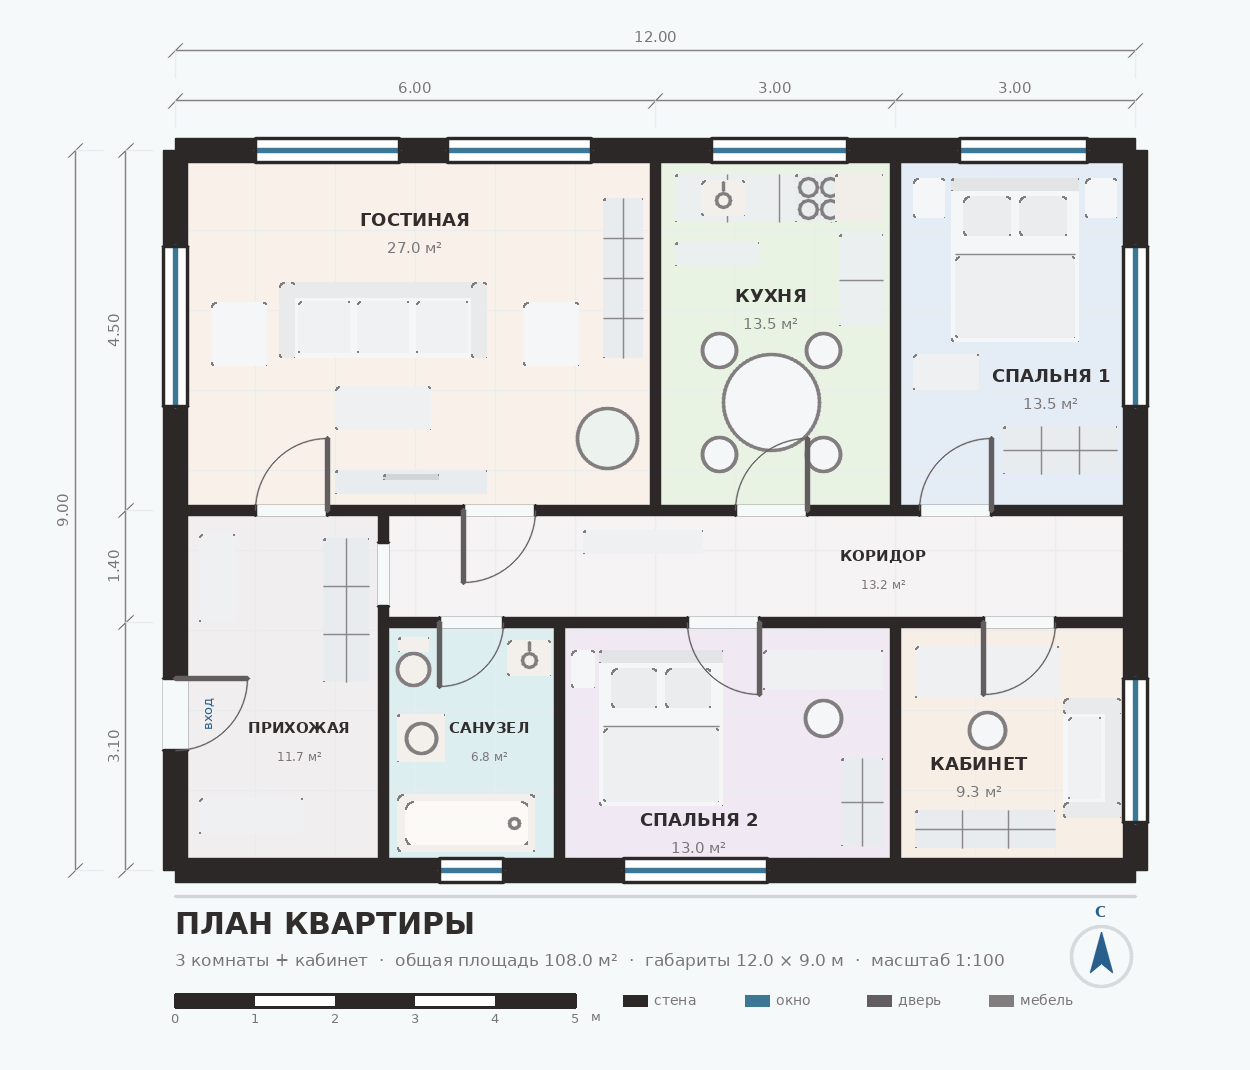

This figure's Python source:
"""
Генератор плана квартиры на OpenCV.

Вся геометрия (стены, двери, окна, мебель, размерные линии) рисуется
средствами OpenCV. Pillow используется только для растеризации кириллических
подписей, потому что шрифты Hershey в cv2.putText не содержат кириллицы
(модуль cv2.freetype в сборках opencv-python отсутствует).

Запуск:  python3 apartment_plan.py [-o apartment_plan.png]
"""

import argparse

import cv2
import numpy as np

# --------------------------------------------------------------------------
# Масштаб и геометрия холста
# --------------------------------------------------------------------------
S = 80                      # пикселей на метр (масштаб 1:100 при ~80 dpi)
FLAT_W, FLAT_H = 12.0, 9.0  # габариты квартиры в метрах

MARGIN_L, MARGIN_T = 175, 150
MARGIN_R, MARGIN_B = 115, 200

CANVAS_W = int(MARGIN_L + FLAT_W * S + MARGIN_R)
CANVAS_H = int(MARGIN_T + FLAT_H * S + MARGIN_B)

W_EXT = 0.30                # толщина наружных стен, м
W_INT = 0.12                # толщина внутренних перегородок, м

# --------------------------------------------------------------------------
# Палитра (BGR)
# --------------------------------------------------------------------------
BG = (250, 249, 246)
WALL = (40, 40, 44)
GRID = (238, 236, 232)
FURN_LINE = (128, 126, 130)
FURN_FILL = (247, 246, 244)
DIM = (120, 118, 122)
DOOR = (95, 93, 98)
WINDOW = (150, 120, 60)
TEXT_MAIN = (45, 45, 50)
TEXT_SUB = (120, 118, 122)
ACCENT = (140, 95, 40)

ROOM_COLORS = {
    "living": (233, 240, 248),
    "kitchen": (228, 243, 233),
    "bed1": (245, 236, 228),
    "bed2": (243, 233, 240),
    "bath": (240, 238, 220),
    "hall": (238, 238, 240),
    "corr": (243, 243, 245),
    "office": (229, 238, 247),
}


# --------------------------------------------------------------------------
# Преобразование координат: метры -> пиксели
# --------------------------------------------------------------------------
def px(x, y):
    return int(round(MARGIN_L + x * S)), int(round(MARGIN_T + y * S))


def pxl(v):
    """Длина в метрах -> длина в пикселях."""
    return int(round(v * S))


# --------------------------------------------------------------------------
# Слой текста (Pillow поверх numpy-массива OpenCV)
# --------------------------------------------------------------------------
class TextLayer:
    """Накапливает подписи и отрисовывает их одним проходом в конце."""

    REGULAR = "/usr/share/fonts/truetype/dejavu/DejaVuSans.ttf"
    BOLD = "/usr/share/fonts/truetype/dejavu/DejaVuSans-Bold.ttf"

    def __init__(self):
        self.items = []

    def add(self, text, x, y, size=18, color=TEXT_MAIN, bold=False,
            anchor="mm", angle=0):
        """Координаты x, y — в метрах плана. anchor как в Pillow ('mm', 'lt'...)."""
        self.items.append(dict(text=text, pos=px(x, y), size=size, color=color,
                               bold=bold, anchor=anchor, angle=angle))

    def add_px(self, text, x, y, size=18, color=TEXT_MAIN, bold=False,
               anchor="mm", angle=0):
        """То же, но координаты сразу в пикселях холста."""
        self.items.append(dict(text=text, pos=(int(x), int(y)), size=size,
                               color=color, bold=bold, anchor=anchor, angle=angle))

    def render(self, img):
        from PIL import Image, ImageDraw, ImageFont

        pil = Image.fromarray(cv2.cvtColor(img, cv2.COLOR_BGR2RGB))
        draw = ImageDraw.Draw(pil)
        cache = {}

        for it in self.items:
            key = (it["bold"], it["size"])
            if key not in cache:
                path = self.BOLD if it["bold"] else self.REGULAR
                cache[key] = ImageFont.truetype(path, it["size"])
            font = cache[key]
            b, g, r = it["color"]
            rgb = (r, g, b)

            if it["angle"]:
                # Повёрнутый текст рисуем на отдельном прозрачном слое.
                bbox = draw.textbbox((0, 0), it["text"], font=font)
                tw, th = bbox[2] - bbox[0] + 8, bbox[3] - bbox[1] + 8
                tile = Image.new("RGBA", (tw, th), (0, 0, 0, 0))
                ImageDraw.Draw(tile).text((4 - bbox[0], 4 - bbox[1]),
                                          it["text"], font=font, fill=rgb + (255,))
                tile = tile.rotate(it["angle"], expand=True,
                                   resample=Image.BICUBIC)
                x, y = it["pos"]
                pil.paste(tile, (x - tile.width // 2, y - tile.height // 2), tile)
            else:
                draw.text(it["pos"], it["text"], font=font, fill=rgb,
                          anchor=it["anchor"])

        return cv2.cvtColor(np.array(pil), cv2.COLOR_RGB2BGR)


T = TextLayer()


# --------------------------------------------------------------------------
# Базовые примитивы
# --------------------------------------------------------------------------
def rect(img, x1, y1, x2, y2, color, thickness=-1, lt=cv2.LINE_AA):
    cv2.rectangle(img, px(x1, y1), px(x2, y2), color, thickness, lt)


def line(img, x1, y1, x2, y2, color, thickness=2, lt=cv2.LINE_AA):
    cv2.line(img, px(x1, y1), px(x2, y2), color, thickness, lt)


def circle(img, x, y, r, color, thickness=2):
    cv2.circle(img, px(x, y), pxl(r), color, thickness, cv2.LINE_AA)


def wall(img, x1, y1, x2, y2, t=W_INT):
    """Стена задаётся осевой линией и толщиной."""
    if abs(y1 - y2) < 1e-9:                      # горизонтальная
        rect(img, min(x1, x2), y1 - t / 2, max(x1, x2), y1 + t / 2, WALL, -1)
    else:                                        # вертикальная
        rect(img, x1 - t / 2, min(y1, y2), x1 + t / 2, max(y1, y2), WALL, -1)


def erase(img, x1, y1, x2, y2, color=BG):
    rect(img, x1, y1, x2, y2, color, -1, cv2.LINE_8)


# --------------------------------------------------------------------------
# Двери и окна
# --------------------------------------------------------------------------
def door(img, axis, pos, a, b, t=W_INT, hinge="a", swing=1, leaf=True):
    """
    Дверь в проёме стены.
      axis  — 'h' (горизонтальная стена, pos = y) или 'v' (pos = x)
      a, b  — границы проёма вдоль стены, м
      hinge — 'a' или 'b': у какого края петли
      swing — +1 / -1: в какую сторону открывается
      leaf  — False для открытого проёма без полотна
    """
    half = t / 2 + 0.005
    if axis == "h":
        erase(img, a, pos - half, b, pos + half)
        # притолоки по краям проёма
        line(img, a, pos - half, a, pos + half, WALL, 2)
        line(img, b, pos - half, b, pos + half, WALL, 2)
        if not leaf:
            return
        hx = a if hinge == "a" else b
        ox = b if hinge == "a" else a
        h = np.array(px(hx, pos), float)
        o = np.array(px(ox, pos), float)
        leaf_end = np.array(px(hx, pos + swing * abs(b - a)), float)
    else:
        erase(img, pos - half, a, pos + half, b)
        line(img, pos - half, a, pos + half, a, WALL, 2)
        line(img, pos - half, b, pos + half, b, WALL, 2)
        if not leaf:
            return
        hy = a if hinge == "a" else b
        oy = b if hinge == "a" else a
        h = np.array(px(pos, hy), float)
        o = np.array(px(pos, oy), float)
        leaf_end = np.array(px(pos + swing * abs(b - a), hy), float)

    r = int(round(np.linalg.norm(o - h)))
    a0 = np.degrees(np.arctan2(o[1] - h[1], o[0] - h[0]))
    a1 = np.degrees(np.arctan2(leaf_end[1] - h[1], leaf_end[0] - h[0]))
    start = min(a0, a1) if abs(a0 - a1) <= 180 else max(a0, a1)
    center = (int(h[0]), int(h[1]))

    cv2.ellipse(img, center, (r, r), 0, start, start + 90, DOOR, 1, cv2.LINE_AA)
    cv2.line(img, center, (int(leaf_end[0]), int(leaf_end[1])), DOOR, 4, cv2.LINE_AA)


def window(img, axis, pos, a, b, t=W_EXT):
    """Окно: проём в стене с тройной линией остекления."""
    half = t / 2
    if axis == "h":
        erase(img, a, pos - half, b, pos + half, (255, 255, 255))
        line(img, a, pos - half, b, pos - half, WALL, 2)
        line(img, a, pos + half, b, pos + half, WALL, 2)
        line(img, a, pos, b, pos, WINDOW, 3)
        line(img, a, pos - half, a, pos + half, WALL, 2)
        line(img, b, pos - half, b, pos + half, WALL, 2)
    else:
        erase(img, pos - half, a, pos + half, b, (255, 255, 255))
        line(img, pos - half, a, pos - half, b, WALL, 2)
        line(img, pos + half, a, pos + half, b, WALL, 2)
        line(img, pos, a, pos, b, WINDOW, 3)
        line(img, pos - half, a, pos + half, a, WALL, 2)
        line(img, pos - half, b, pos + half, b, WALL, 2)


# --------------------------------------------------------------------------
# Мебель и сантехника
# --------------------------------------------------------------------------
def furn(img, x1, y1, x2, y2, fill=FURN_FILL, r=0.06):
    """Прямоугольник мебели со скруглением углов."""
    p1, p2 = px(x1, y1), px(x2, y2)
    rr = pxl(r)
    sub = img[p1[1]:p2[1], p1[0]:p2[0]]
    if sub.size == 0:
        return
    w, h = p2[0] - p1[0], p2[1] - p1[1]
    mask = np.zeros((h, w), np.uint8)
    cv2.rectangle(mask, (rr, 0), (w - rr, h), 255, -1)
    cv2.rectangle(mask, (0, rr), (w, h - rr), 255, -1)
    for cx, cy in ((rr, rr), (w - rr, rr), (rr, h - rr), (w - rr, h - rr)):
        cv2.circle(mask, (cx, cy), rr, 255, -1)
    sub[mask > 0] = fill
    edge = cv2.dilate(cv2.Canny(mask, 50, 150), np.ones((2, 2), np.uint8))
    sub[edge > 0] = FURN_LINE


def sofa(img, x, y, w, h, facing="down"):
    """Диван: спинка со стороны, противоположной facing, подлокотники по бокам."""
    back, arm = (236, 234, 232), (236, 234, 232)
    cush = (243, 241, 239)
    d = 0.20
    furn(img, x, y, x + w, y + h)

    if facing in ("down", "up"):
        if facing == "down":
            furn(img, x, y, x + w, y + d, back)
            c1, c2 = y + d + 0.04, y + h - 0.06
        else:
            furn(img, x, y + h - d, x + w, y + h, back)
            c1, c2 = y + 0.06, y + h - d - 0.04
        furn(img, x, y, x + d, y + h, arm)
        furn(img, x + w - d, y, x + w, y + h, arm)
        n = max(1, int(round((w - 2 * d) / 0.75)))
        for i in range(n):
            a = x + d + (w - 2 * d) * i / n
            b = x + d + (w - 2 * d) * (i + 1) / n
            furn(img, a + 0.04, c1, b - 0.04, c2, cush, 0.04)
    else:
        if facing == "right":
            furn(img, x, y, x + d, y + h, back)
            c1, c2 = x + d + 0.04, x + w - 0.06
        else:
            furn(img, x + w - d, y, x + w, y + h, back)
            c1, c2 = x + 0.06, x + w - d - 0.04
        furn(img, x, y, x + w, y + d, arm)
        furn(img, x, y + h - d, x + w, y + h, arm)
        n = max(1, int(round((h - 2 * d) / 0.75)))
        for i in range(n):
            a = y + d + (h - 2 * d) * i / n
            b = y + d + (h - 2 * d) * (i + 1) / n
            furn(img, c1, a + 0.04, c2, b - 0.04, cush, 0.04)


def bed(img, x, y, w, h):
    """Кровать: изголовье сверху, подушки, покрывало."""
    furn(img, x, y, x + w, y + h)
    furn(img, x, y, x + w, y + 0.16, (230, 228, 226), 0.03)      # изголовье
    n = 2 if w > 1.4 else 1
    for i in range(n):
        pw = (w - 0.2) / n
        pxs = x + 0.1 + i * pw
        furn(img, pxs + 0.05, y + 0.22, pxs + pw - 0.05, y + 0.72,
             (238, 236, 234), 0.08)
    line(img, x + 0.05, y + 0.95, x + w - 0.05, y + 0.95, FURN_LINE, 1)
    furn(img, x + 0.05, y + 0.98, x + w - 0.05, y + h - 0.05,
         (241, 239, 237), 0.05)


def table_round(img, cx, cy, r, chairs=4):
    circle(img, cx, cy, r, FURN_FILL, -1)
    circle(img, cx, cy, r, FURN_LINE, 2)
    for i in range(chairs):
        ang = 2 * np.pi * i / chairs + np.pi / 4
        chx, chy = cx + (r + 0.32) * np.cos(ang), cy + (r + 0.32) * np.sin(ang)
        circle(img, chx, chy, 0.21, FURN_FILL, -1)
        circle(img, chx, chy, 0.21, FURN_LINE, 2)


def kitchen_unit(img, x1, y1, x2, y2, horizontal=True):
    furn(img, x1, y1, x2, y2, (240, 239, 236), 0.03)
    n = max(1, int(round((x2 - x1 if horizontal else y2 - y1) / 0.6)))
    for i in range(1, n):
        if horizontal:
            t = x1 + (x2 - x1) * i / n
            line(img, t, y1, t, y2, FURN_LINE, 1)
        else:
            t = y1 + (y2 - y1) * i / n
            line(img, x1, t, x2, t, FURN_LINE, 1)


def stove(img, x, y, w=0.6, h=0.6):
    furn(img, x, y, x + w, y + h, (238, 237, 234), 0.03)
    for dx, dy in ((0.28, 0.28), (0.72, 0.28), (0.28, 0.72), (0.72, 0.72)):
        circle(img, x + w * dx, y + h * dy, 0.11, FURN_LINE, 2)


def sink(img, cx, cy, w=0.55, h=0.45):
    furn(img, cx - w / 2, cy - h / 2, cx + w / 2, cy + h / 2, (236, 240, 243), 0.05)
    circle(img, cx, cy + 0.02, 0.09, FURN_LINE, 2)
    line(img, cx, cy - h / 2 + 0.03, cx, cy - h / 2 + 0.12, FURN_LINE, 2)


def bathtub(img, x, y, w, h):
    furn(img, x, y, x + w, y + h, (236, 240, 243), 0.08)
    furn(img, x + 0.09, y + 0.09, x + w - 0.09, y + h - 0.09, (247, 250, 252), 0.10)
    circle(img, x + w - 0.26, y + h / 2, 0.06, FURN_LINE, 2)


def toilet(img, cx, cy):
    furn(img, cx - 0.19, cy - 0.36, cx + 0.19, cy - 0.18, (236, 240, 243), 0.03)
    circle(img, cx, cy + 0.04, 0.20, (236, 240, 243), -1)
    circle(img, cx, cy + 0.04, 0.20, FURN_LINE, 2)


def wardrobe(img, x1, y1, x2, y2, horizontal=True):
    furn(img, x1, y1, x2, y2, (238, 236, 233), 0.03)
    if horizontal:
        n = max(2, int(round((x2 - x1) / 0.55)))
        for i in range(1, n):
            t = x1 + (x2 - x1) * i / n
            line(img, t, y1, t, y2, FURN_LINE, 1)
        line(img, x1, (y1 + y2) / 2, x2, (y1 + y2) / 2, FURN_LINE, 1)
    else:
        n = max(2, int(round((y2 - y1) / 0.55)))
        for i in range(1, n):
            t = y1 + (y2 - y1) * i / n
            line(img, x1, t, x2, t, FURN_LINE, 1)
        line(img, (x1 + x2) / 2, y1, (x1 + x2) / 2, y2, FURN_LINE, 1)


# --------------------------------------------------------------------------
# Размерные линии
# --------------------------------------------------------------------------
def dim_chain(img, axis, pos, stops, label_size=15):
    """
    Размерная цепочка в архитектурном стиле (засечки под 45°).
      axis  — 'h' (горизонтальная цепочка, pos = y) / 'v' (pos = x)
      stops — список координат в метрах
    """
    tick = 0.09
    if axis == "h":
        line(img, stops[0], pos, stops[-1], pos, DIM, 1)
        for s in stops:
            line(img, s - tick, pos + tick, s + tick, pos - tick, DIM, 1)
            line(img, s, pos, s, pos + (0.35 if pos < 0 else -0.35), GRID, 1)
        for a, b in zip(stops, stops[1:]):
            T.add(f"{b - a:.2f}", (a + b) / 2, pos - 0.16, label_size, DIM)
    else:
        line(img, pos, stops[0], pos, stops[-1], DIM, 1)
        for s in stops:
            line(img, pos + tick, s - tick, pos - tick, s + tick, DIM, 1)
            line(img, pos, s, pos + (0.35 if pos < 0 else -0.35), s, GRID, 1)
        for a, b in zip(stops, stops[1:]):
            T.add(f"{b - a:.2f}", pos - 0.16, (a + b) / 2, label_size, DIM,
                  angle=90)


# --------------------------------------------------------------------------
# Сборка плана
# --------------------------------------------------------------------------
ROOMS = [
    # (ключ цвета, x1, y1, x2, y2, название)
    ("living",  0.0, 0.0,  6.0, 4.5, "ГОСТИНАЯ"),
    ("kitchen", 6.0, 0.0,  9.0, 4.5, "КУХНЯ"),
    ("bed1",    9.0, 0.0, 12.0, 4.5, "СПАЛЬНЯ 1"),
    ("hall",    0.0, 4.5,  2.6, 9.0, "ПРИХОЖАЯ"),
    ("corr",    2.6, 4.5, 12.0, 5.9, "КОРИДОР"),
    ("bath",    2.6, 5.9,  4.8, 9.0, "САНУЗЕЛ"),
    ("bed2",    4.8, 5.9,  9.0, 9.0, "СПАЛЬНЯ 2"),
    ("office",  9.0, 5.9, 12.0, 9.0, "КАБИНЕТ"),
]


def draw_floors(img):
    for key, x1, y1, x2, y2, _ in ROOMS:
        rect(img, x1, y1, x2, y2, ROOM_COLORS[key], -1)
    # лёгкая сетка 1 м для читаемости масштаба
    for i in range(1, int(FLAT_W)):
        line(img, i, 0, i, FLAT_H, GRID, 1)
    for i in range(1, int(FLAT_H)):
        line(img, 0, i, FLAT_W, i, GRID, 1)


def draw_furniture(img):
    # --- Гостиная -----------------------------------------------------------
    sofa(img, 1.30, 1.65, 2.60, 0.95, "down")
    furn(img, 2.00, 2.95, 3.20, 3.50, (242, 240, 238), 0.05)         # журн. стол
    furn(img, 0.45, 1.90, 1.15, 2.70)                                # кресло
    furn(img, 4.35, 1.90, 5.05, 2.70)                                # кресло 2
    furn(img, 2.00, 4.00, 3.90, 4.30, (238, 236, 233), 0.03)         # ТВ-тумба
    furn(img, 2.60, 4.05, 3.30, 4.13, (215, 213, 210), 0.02)         # телевизор
    wardrobe(img, 5.35, 0.60, 5.85, 2.60, False)                     # стеллаж
    circle(img, 5.40, 3.60, 0.38, (238, 243, 236), -1)               # растение
    circle(img, 5.40, 3.60, 0.38, FURN_LINE, 2)

    # --- Кухня --------------------------------------------------------------
    kitchen_unit(img, 6.25, 0.30, 8.85, 0.90, True)                  # верхний ряд
    sink(img, 6.85, 0.60)
    stove(img, 7.75, 0.30)
    furn(img, 8.25, 0.30, 8.85, 0.90, (233, 238, 241), 0.03)         # холодильник
    kitchen_unit(img, 8.30, 1.05, 8.85, 2.20, False)                 # боковой ряд
    furn(img, 6.25, 1.15, 7.30, 1.45, (240, 239, 236), 0.03)         # остров
    table_round(img, 7.45, 3.15, 0.60, 4)

    # --- Спальня 1 ----------------------------------------------------------
    bed(img, 9.70, 0.35, 1.60, 2.05)
    furn(img, 9.22, 0.35, 9.62, 0.85)                                # тумбы
    furn(img, 11.38, 0.35, 11.78, 0.85)
    wardrobe(img, 10.35, 3.45, 11.78, 4.05, True)
    furn(img, 9.22, 2.55, 10.05, 3.00, (242, 240, 238), 0.04)        # комод

    # --- Спальня 2 ----------------------------------------------------------
    bed(img, 5.30, 6.25, 1.55, 1.95)
    furn(img, 4.95, 6.25, 5.25, 6.72)                                # тумба
    furn(img, 7.35, 6.25, 8.85, 6.75, (242, 240, 238), 0.04)         # стол
    circle(img, 8.10, 7.10, 0.22, FURN_FILL, -1)                     # стул
    circle(img, 8.10, 7.10, 0.22, FURN_LINE, 2)
    wardrobe(img, 8.32, 7.60, 8.85, 8.70, False)

    # --- Санузел ------------------------------------------------------------
    bathtub(img, 2.78, 8.05, 1.72, 0.73)
    sink(img, 4.42, 6.35, 0.55, 0.45)
    toilet(img, 2.98, 6.45)
    furn(img, 2.78, 7.05, 3.38, 7.65, (236, 240, 243), 0.03)         # стиральная
    circle(img, 3.08, 7.35, 0.19, FURN_LINE, 2)

    # --- Кабинет ------------------------------------------------------------
    furn(img, 9.25, 6.20, 11.05, 6.85, (242, 240, 238), 0.04)        # стол
    circle(img, 10.15, 7.25, 0.23, FURN_FILL, -1)
    circle(img, 10.15, 7.25, 0.23, FURN_LINE, 2)
    wardrobe(img, 9.25, 8.25, 11.00, 8.72, True)                     # стеллаж
    sofa(img, 11.10, 6.85, 0.72, 1.50, "left")

    # --- Прихожая -----------------------------------------------------------
    wardrobe(img, 1.85, 4.85, 2.42, 6.65, False)                     # шкаф-купе
    furn(img, 0.30, 8.10, 1.60, 8.55, (242, 240, 238), 0.04)         # обувница
    furn(img, 0.30, 4.80, 0.75, 5.90, (242, 240, 238), 0.04)         # консоль

    # --- Коридор ------------------------------------------------------------
    furn(img, 5.10, 4.75, 6.60, 5.05, (242, 240, 238), 0.03)         # шкаф-пенал


def draw_walls(img):
    # наружный контур
    wall(img, 0, 0, FLAT_W, 0, W_EXT)
    wall(img, 0, FLAT_H, FLAT_W, FLAT_H, W_EXT)
    wall(img, 0, 0, 0, FLAT_H, W_EXT)
    wall(img, FLAT_W, 0, FLAT_W, FLAT_H, W_EXT)

    # внутренние перегородки
    wall(img, 0.0, 4.5, 12.0, 4.5)      # верхний ряд / коридор
    wall(img, 2.6, 5.9, 12.0, 5.9)      # коридор / нижний ряд
    wall(img, 6.0, 0.0, 6.0, 4.5)       # гостиная / кухня
    wall(img, 9.0, 0.0, 9.0, 4.5)       # кухня / спальня 1
    wall(img, 2.6, 4.5, 2.6, 9.0)       # прихожая
    wall(img, 4.8, 5.9, 4.8, 9.0)       # санузел / спальня 2
    wall(img, 9.0, 5.9, 9.0, 9.0)       # спальня 2 / кабинет


def draw_openings(img):
    # входная дверь
    door(img, "v", 0.0, 6.60, 7.50, W_EXT, hinge="a", swing=1)
    T.add("вход", 0.42, 7.05, 13, ACCENT, angle=90)

    # межкомнатные двери
    door(img, "h", 4.5, 1.00, 1.90, hinge="b", swing=-1)   # гостиная-прихожая
    door(img, "h", 4.5, 3.60, 4.50, hinge="a", swing=1)    # гостиная-коридор
    door(img, "h", 4.5, 7.00, 7.90, hinge="b", swing=-1)   # кухня-коридор
    door(img, "h", 4.5, 9.30, 10.20, hinge="b", swing=-1)  # спальня 1
    door(img, "h", 5.9, 3.30, 4.10, hinge="a", swing=1)    # санузел
    door(img, "h", 5.9, 6.40, 7.30, hinge="b", swing=1)    # спальня 2
    door(img, "h", 5.9, 10.10, 11.00, hinge="a", swing=1)  # кабинет
    door(img, "v", 2.6, 4.90, 5.70, leaf=False)            # открытый проём

    # окна
    window(img, "h", 0.0, 1.00, 2.80)
    window(img, "h", 0.0, 3.40, 5.20)
    window(img, "h", 0.0, 6.70, 8.40)
    window(img, "h", 0.0, 9.80, 11.40)
    window(img, "v", 0.0, 1.20, 3.20)
    window(img, "v", 12.0, 1.20, 3.20)
    window(img, "v", 12.0, 6.60, 8.40)
    window(img, "h", 9.0, 5.60, 7.40)
    window(img, "h", 9.0, 3.30, 4.10)


def draw_labels(img):
    for key, x1, y1, x2, y2, name in ROOMS:
        cx, cy = (x1 + x2) / 2, (y1 + y2) / 2
        area = (x2 - x1) * (y2 - y1)
        if key == "living":
            cx, cy = 3.00, 1.00
        elif key == "kitchen":
            cx, cy = 7.45, 1.95
        elif key == "bed1":
            cx, cy = 10.95, 2.95
        elif key == "hall":
            cx, cy = 1.55, 7.35
        elif key == "corr":
            cx, cy = 8.85, 5.20
        elif key == "bath":
            cx, cy = 3.92, 7.35
        elif key == "bed2":
            cx, cy = 6.55, 8.50
        elif key == "office":
            cx, cy = 10.05, 7.80

        size = 15 if key in ("corr", "bath", "hall") else 18
        T.add(name, cx, cy - 0.12, size, TEXT_MAIN, bold=True)
        T.add(f"{area:.1f} м²", cx, cy + 0.22, size - 3, TEXT_SUB)


def draw_dimensions(img):
    dim_chain(img, "h", -0.62, [0.0, 6.0, 9.0, 12.0])
    dim_chain(img, "h", -1.25, [0.0, 12.0])
    dim_chain(img, "v", -0.62, [0.0, 4.5, 5.9, 9.0])
    dim_chain(img, "v", -1.25, [0.0, 9.0])


def draw_titleblock(img):
    y0 = MARGIN_T + int(FLAT_H * S) + 42
    cv2.line(img, (MARGIN_L, y0 - 16), (MARGIN_L + int(FLAT_W * S), y0 - 16),
             (215, 213, 210), 2, cv2.LINE_AA)

    T.add_px("ПЛАН КВАРТИРЫ", MARGIN_L, y0, 30, TEXT_MAIN, bold=True, anchor="lt")
    total = sum((x2 - x1) * (y2 - y1) for _, x1, y1, x2, y2, _ in ROOMS)
    T.add_px(f"3 комнаты + кабинет  ·  общая площадь {total:.1f} м²  ·  "
             f"габариты {FLAT_W:.1f} × {FLAT_H:.1f} м  ·  масштаб 1:100",
             MARGIN_L, y0 + 40, 17, TEXT_SUB, anchor="lt")

    # масштабная линейка 0–5 м
    bx, by = MARGIN_L, y0 + 82
    seg = S
    for i in range(5):
        c = WALL if i % 2 == 0 else (255, 255, 255)
        cv2.rectangle(img, (bx + i * seg, by), (bx + (i + 1) * seg, by + 13),
                      c, -1)
    cv2.rectangle(img, (bx, by), (bx + 5 * seg, by + 13), WALL, 2)
    for i in (0, 1, 2, 3, 4, 5):
        T.add_px(str(i), bx + i * seg, by + 20, 13, TEXT_SUB, anchor="mt")
    T.add_px("м", bx + 5 * seg + 16, by + 20, 13, TEXT_SUB, anchor="lt")

    # условные обозначения
    lx = MARGIN_L + int(5.6 * S)
    items = [("стена", WALL), ("окно", WINDOW), ("дверь", DOOR),
             ("мебель", FURN_LINE)]
    for i, (name, color) in enumerate(items):
        ix = lx + i * 122
        iy = by + 1
        cv2.rectangle(img, (ix, iy), (ix + 24, iy + 11), color, -1)
        T.add_px(name, ix + 31, iy + 5, 14, TEXT_SUB, anchor="lm")

    # стрелка «север»
    nx, ny = CANVAS_W - MARGIN_R - 34, y0 + 44
    cv2.circle(img, (nx, ny), 30, (220, 218, 215), 2, cv2.LINE_AA)
    tri = np.array([[nx, ny - 24], [nx - 11, ny + 16], [nx, ny + 7],
                    [nx + 11, ny + 16]], np.int32)
    cv2.fillPoly(img, [tri], ACCENT, cv2.LINE_AA)
    T.add_px("С", nx, ny - 44, 15, ACCENT, bold=True, anchor="mm")


def build():
    img = np.full((CANVAS_H, CANVAS_W, 3), BG, np.uint8)
    draw_floors(img)
    draw_furniture(img)
    draw_walls(img)
    draw_openings(img)
    draw_labels(img)
    draw_dimensions(img)
    draw_titleblock(img)
    return T.render(img)


def main():
    ap = argparse.ArgumentParser(description="План квартиры на OpenCV")
    ap.add_argument("-o", "--out", default="apartment_plan.png")
    args = ap.parse_args()
    img = build()
    cv2.imwrite(args.out, img)
    print(f"Сохранено: {args.out}  ({img.shape[1]}x{img.shape[0]})")


if __name__ == "__main__":
    main()
